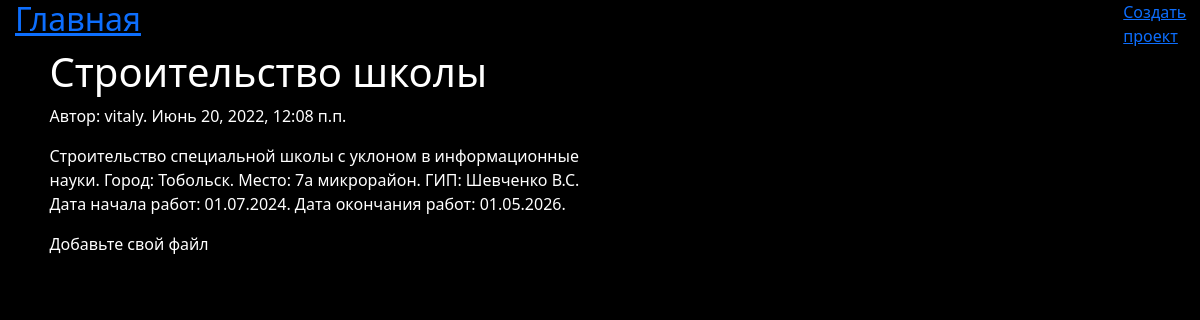
/project/1/, run on the app's committed database.
### SVNP/models.py (models this page shows, shortened)
class Project(models.Model):
    author = models.ForeignKey(settings.AUTH_USER_MODEL, on_delete=models.CASCADE)
    name = models.CharField(max_length=200)
    title = models.TextField("Описание", default='')
    created_date = models.DateTimeField(default=timezone.now)
    class Meta:
        verbose_name = "Проект"
        verbose_name_plural = "Проекты"

### SVNP/views.py (the view)
# urls.py: path('project/<int:pk>/', views.project_detail, name='project_detail'),
def project_detail(request, pk):
    projects = get_object_or_404(Project, pk=pk)
    return render(request, 'SVNP/project_detail.html', {'projects': projects})

### SVNP/templates/SVNP/project_detail.html
{% extends 'SVNP/base.html' %}
{% block content %}
	<div class="project">
		<h1>{{ projects.name }}</h1>
		<p>Автор: {{ projects.author }}. {{ projects.created_date }}</p>
		<p>{{ projects.title }}</p>
		<div>
			<p>Добавьте свой файл</p>
		</div>
	</div>
{% endblock %}

### SVNP/static/css/project.css (style rules this page uses)
body { padding-left: 15px; background-color: black; color: white; }

### data on the page
Project: name "Строительство школы", author "vitaly", created_date "Июнь 20, 2022, 12:08 п.п.", title "Строительство специальной школы с уклоном в информационные науки. Город: Тобольск. Место: 7а микрорайон. ГИП: Шевченко В.С. Дата начала работ: 01.07.2024. Дата окончания работ: 01.05.2026."
